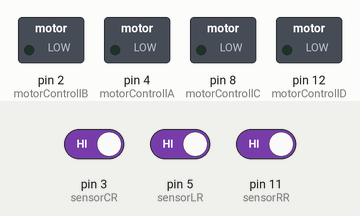
Recording of a sketch running on a simulated Arduino Uno, built with avr-gcc and run on an emulated ATmega328P. Parts: switched loads named in the sketch (green lamp = pin HIGH). The inputs (shaded band) are chosen by the test bench; at power-on: pin 3 (sensorCR) HIGH, pin 5 (sensorLR) HIGH, pin 11 (sensorRR) HIGH.

Above: at 1.2 s.
1.3 s: pin 3 (sensorCR) driven LOW
At 1.9 s:
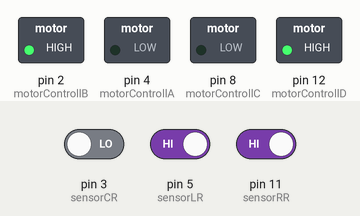
Timing chart, 0 to 4.3 s (numbered marks = the images above; inputs shaded):
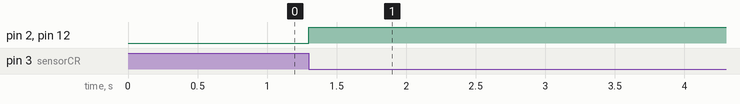

The sketch:

line_follower_case_forward.ino
```cpp
int motorControllA = 4;
int motorControllB = 2;

int motorControllC = 8;
int motorControllD = 12;

//sensor
int  sensorLR=5;
int sensorCR=3;
int sensorRR=11;

void setup() {
  pinMode(motorControllA, OUTPUT);
  pinMode(motorControllB, OUTPUT);
  pinMode(motorControllC, OUTPUT);
  pinMode(motorControllD, OUTPUT);
  //sensor
  pinMode (sensorLR ,INPUT);
  pinMode (sensorCR ,INPUT);
  pinMode (sensorRR ,INPUT);
}

void loop() {
  if (!(digitalRead(sensorLR))&&!(digitalRead(sensorCR))&&!(digitalRead(sensorRR))){
    //FORWARD

    digitalWrite(motorControllA, LOW);
        digitalWrite(motorControllB, HIGH);

        digitalWrite(motorControllC, LOW);
        digitalWrite(motorControllD, HIGH);
  }
  if ((digitalRead(sensorLR))&&!(digitalRead(sensorCR))&&(digitalRead(sensorRR))){
    //FORWARD

    digitalWrite(motorControllA, LOW);
        digitalWrite(motorControllB, HIGH);


        digitalWrite(motorControllC, LOW);
        digitalWrite(motorControllD, HIGH);

      }}
```

Measured:
- after the input at 1.3 s, pin 2 (motorControllB), pin 12 (motorControllD): LOW → HIGH at once
